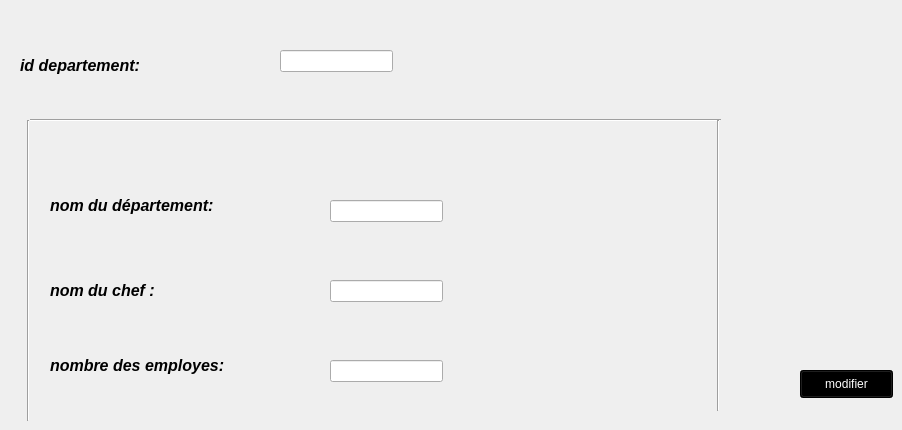
      <widget class="QWidget" name="tab_10">
       <attribute name="title">
        <string>modifier département</string>
       </attribute>
       <widget class="QLabel" name="label_11">
        <property name="geometry">
         <rect>
          <x>20</x>
          <y>50</y>
          <width>171</width>
          <height>31</height>
         </rect>
        </property>
        <property name="text">
         <string>&lt;html&gt;&lt;head/&gt;&lt;body&gt;&lt;p&gt;&lt;span style=&quot; font-size:12pt; font-weight:600; font-style:italic;&quot;&gt;id departement:&lt;/span&gt;&lt;/p&gt;&lt;/body&gt;&lt;/html&gt;</string>
        </property>
       </widget>
       <widget class="Line" name="line_3">
        <property name="geometry">
         <rect>
          <x>30</x>
          <y>110</y>
          <width>691</width>
          <height>20</height>
         </rect>
        </property>
        <property name="orientation">
         <enum>Qt::Horizontal</enum>
        </property>
       </widget>
       <widget class="QLabel" name="label_12">
        <property name="geometry">
         <rect>
          <x>50</x>
          <y>190</y>
          <width>241</width>
          <height>31</height>
         </rect>
        </property>
        <property name="text">
         <string>&lt;html&gt;&lt;head/&gt;&lt;body&gt;&lt;p&gt;&lt;span style=&quot; font-size:12pt; font-weight:600; font-style:italic;&quot;&gt;nom du département:&lt;/span&gt;&lt;/p&gt;&lt;/body&gt;&lt;/html&gt;</string>
        </property>
       </widget>
       <widget class="QLabel" name="label_13">
        <property name="geometry">
         <rect>
          <x>50</x>
          <y>270</y>
          <width>151</width>
          <height>41</height>
         </rect>
        </property>
        <property name="text">
         <string>&lt;html&gt;&lt;head/&gt;&lt;body&gt;&lt;p&gt;&lt;span style=&quot; font-size:12pt; font-weight:600; font-style:italic;&quot;&gt;nom du chef :&lt;/span&gt;&lt;/p&gt;&lt;/body&gt;&lt;/html&gt;</string>
        </property>
       </widget>
       <widget class="QLabel" name="label_14">
        <property name="geometry">
         <rect>
          <x>50</x>
          <y>350</y>
          <width>241</width>
          <height>31</height>
         </rect>
        </property>
        <property name="text">
         <string>&lt;html&gt;&lt;head/&gt;&lt;body&gt;&lt;p&gt;&lt;span style=&quot; font-size:12pt; font-weight:600; font-style:italic;&quot;&gt;nombre des employes:&lt;/span&gt;&lt;/p&gt;&lt;/body&gt;&lt;/html&gt;</string>
        </property>
       </widget>
       <widget class="Line" name="line_4">
        <property name="geometry">
         <rect>
          <x>710</x>
          <y>120</y>
          <width>16</width>
          <height>291</height>
         </rect>
        </property>
        <property name="orientation">
         <enum>Qt::Vertical</enum>
        </property>
       </widget>
       <widget class="Line" name="line_5">
        <property name="geometry">
         <rect>
          <x>20</x>
          <y>120</y>
          <width>16</width>
          <height>301</height>
         </rect>
        </property>
        <property name="orientation">
         <enum>Qt::Vertical</enum>
        </property>
       </widget>
       <widget class="QLineEdit" name="id_dep_a_modif">
        <property name="geometry">
         <rect>
          <x>280</x>
          <y>50</y>
          <width>113</width>
          <height>22</height>
         </rect>
        </property>
        <property name="styleSheet">
         <string notr="true"/>
        </property>
       </widget>
       <widget class="QLineEdit" name="nom_dep_modif">
        <property name="geometry">
         <rect>
          <x>330</x>
          <y>200</y>
          <width>113</width>
          <height>22</height>
         </rect>
        </property>
        <property name="styleSheet">
         <string notr="true"/>
        </property>
       </widget>
       <widget class="QLineEdit" name="nom_chef_modif">
        <property name="geometry">
         <rect>
          <x>330</x>
          <y>280</y>
          <width>113</width>
          <height>22</height>
         </rect>
        </property>
        <property name="styleSheet">
         <string notr="true"/>
        </property>
       </widget>
       <widget class="QLineEdit" name="nbr_dep_modif">
        <property name="geometry">
         <rect>
          <x>330</x>
          <y>360</y>
          <width>113</width>
          <height>22</height>
         </rect>
        </property>
        <property name="styleSheet">
         <string notr="true"/>
        </property>
       </widget>
       <widget class="QPushButton" name="pb_modif_dep">
        <property name="geometry">
         <rect>
          <x>800</x>
          <y>370</y>
          <width>93</width>
          <height>28</height>
         </rect>
        </property>
        <property name="styleSheet">
         <string notr="true">background-color:rgb(0, 0, 0);color:rgb(255, 255, 255)</string>
        </property>
        <property name="text">
         <string>modifier</string>
        </property>
       </widget>
      </widget>
